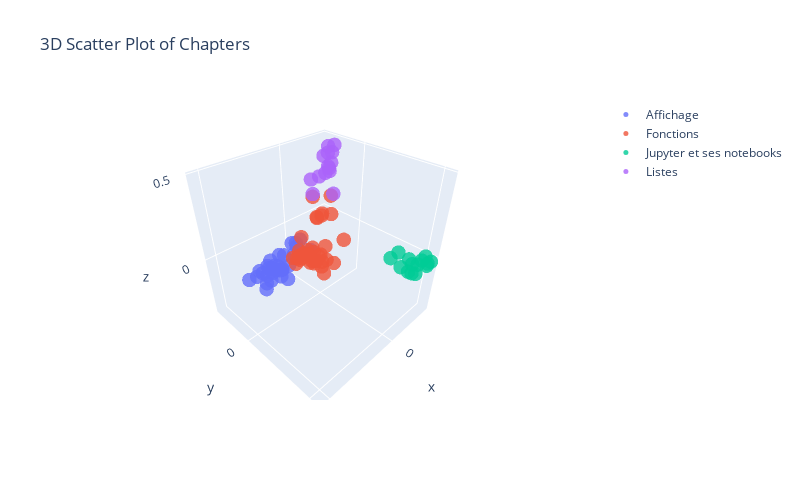

The notebook cell saved with this chart:
### Code cell
# Display the 3D Scatter Plot of Categories
fig = go.Figure()

for i, chapter in enumerate(chapters_list):
    sub_matrix = np.array(df_chapter[df_chapter["chapter"] == chapter]["chunk_embedding_pca"].to_list())
    x = sub_matrix[:, 0]
    y = sub_matrix[:, 1]
    z = sub_matrix[:, 2]

    # get the question text for hover
    hover_text = df_chapter[df_chapter["chapter"] == chapter]["chunk_content"]

    fig.add_trace(
        go.Scatter3d(
            x=x,
            y=y,
            z=z,
            mode="markers",
            marker=dict(size=5, color=i, colorscale="Viridis", opacity=0.8),
            name=chapter,
            hovertext=hover_text,
            hoverinfo="text",
        )
    )

fig.update_layout(
    autosize=False,
    title="3D Scatter Plot of Chapters",
    width=800,
    height=500,
    margin=dict(l=50, r=50, b=100, t=100, pad=10),
    scene=dict(
        xaxis=dict(title="x"),
        yaxis=dict(title="y"),
        zaxis=dict(title="z"),
    ),
)

fig.show()
